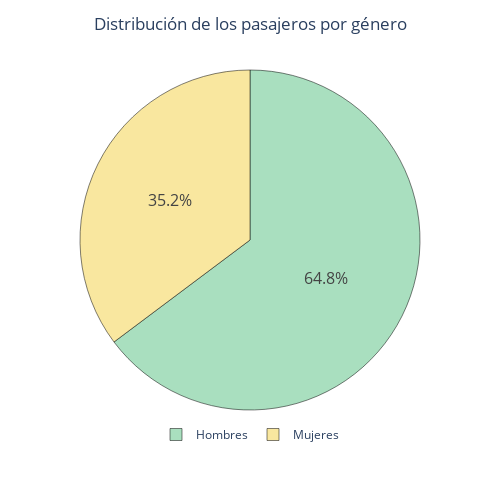

Source (notebook cell):
### Code cell
# Creamos el gráfico de pastel para ver las proporciones
colors = ['#A9DFBF', '#F9E79F']
fig = px.pie(values=df['Sex'].value_counts(), names=['Hombres','Mujeres'], color_discrete_sequence=colors)
fig.update_layout(width=500, height=500, showlegend=True, title='Distribución de los pasajeros por género',  title_x=0.5,
                  legend=dict(
        orientation='h',  # Orientación horizontal
        y=0,  # Desplazamiento vertical desde el gráfico (0-1)
        xanchor='center',  # Ancla en el centro horizontal
        x=0.5  # Desplazamiento horizontal desde el gráfico (0-1)
    ))
fig.update_traces(textinfo='percent', textfont_size=16, marker = dict(line = dict(color = 'black', width = 0.5)))
fig.show()

### Figure 1 — Plotly figure (JSON) as saved in the notebook; plotly's stock layout.template omitted (floating-point values rounded to 4 significant figures)
{"data": [{"domain": {"x": [0, 1], "y": [0, 1]}, "hovertemplate": "label=%{label}<br>value=%{value}<extra></extra>", "labels": ["Hombres", "Mujeres"], "legendgroup": "", "marker": {"line": {"color": "black", "width": 0.5}}, "name": "", "showlegend": true, "textfont": {"size": 16}, "textinfo": "percent", "type": "pie", "values": [577, 314]}], "layout": {"height": 500, "legend": {"orientation": "h", "tracegroupgap": 0, "x": 0.5, "xanchor": "center", "y": 0}, "margin": {"t": 60}, "piecolorway": ["#A9DFBF", "#F9E79F"], "showlegend": true, "title": {"text": "Distribución de los pasajeros por género", "x": 0.5}, "width": 500}}
